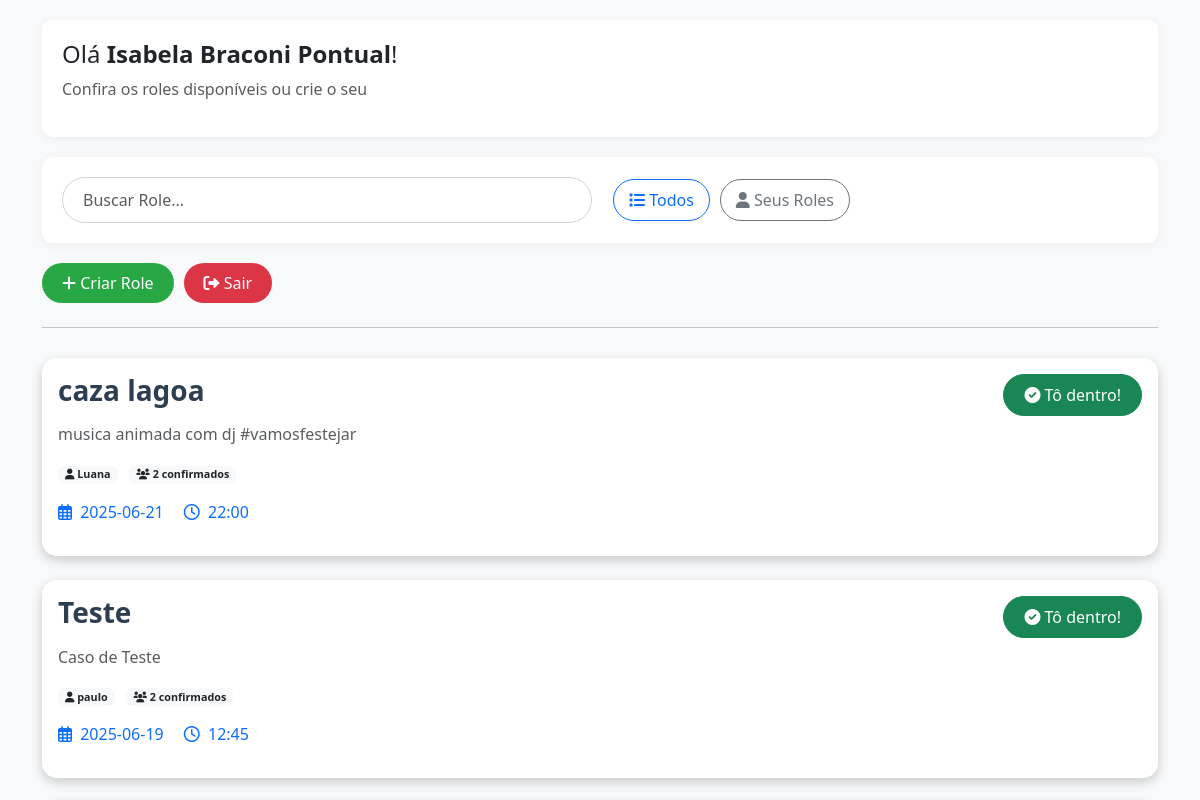
The app's page /home (signed in, upper part), older data.
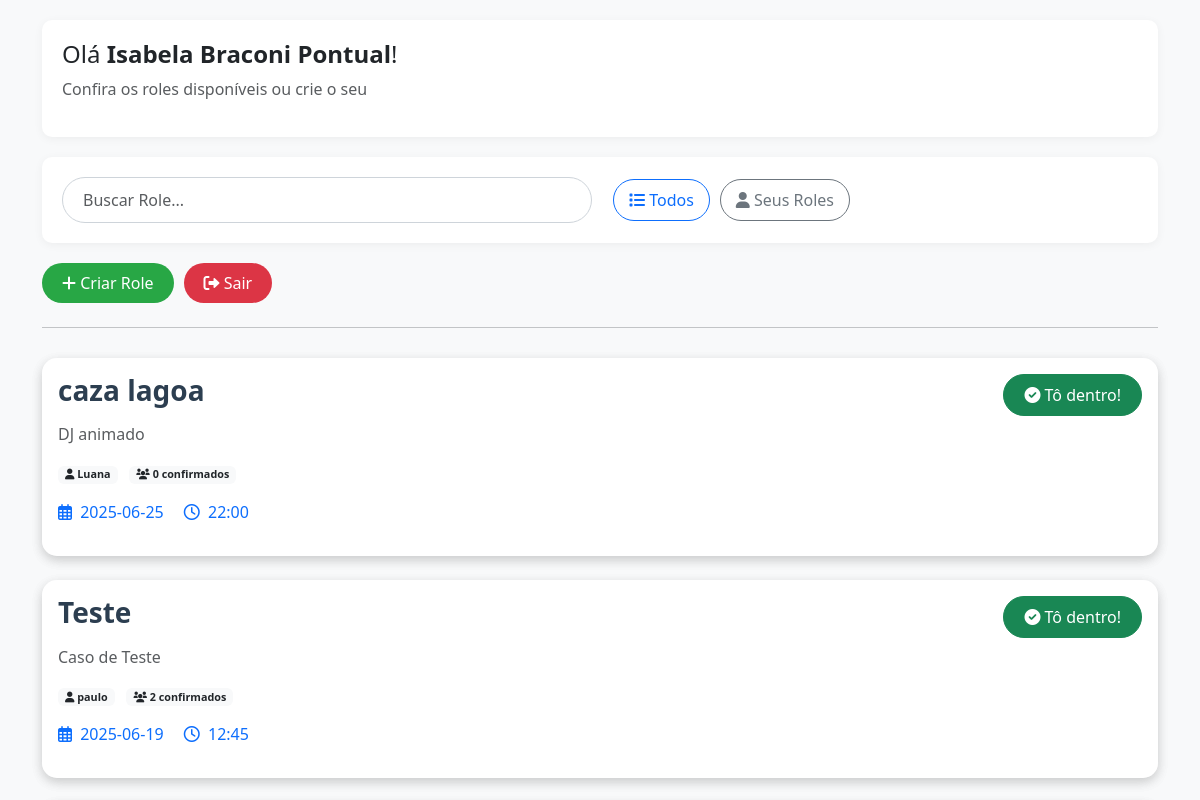
The same page, newer data.
### infra/db/database.py (models this page shows)
class Role(Base):
    __tablename__ = "roles"
    id = Column("id", Integer, primary_key=True, autoincrement=True)
    titulo = Column("titulo", String)
    descricao = Column("descricao", String)
    data = Column("data", String)
    hora = Column("hora", String)
    criador = Column("criador", String)
    participantes = Column("participantes", String)
    def __init__(self, titulo, descricao, data, hora, criador, participantes):
        self.titulo = titulo
        self.descricao = descricao
        self.data = data
        self.hora = hora
        self.criador = criador
        self.participantes = participantes

### app/controllers/role_controller.py (the view)
@role_bp.route('/home', methods=['GET'])
def home():
    if 'usuario' not in session:
        return redirect(url_for('usuario.login'))
    use_case = ListarRoles(repo)
    filtro = request.args.get('filtro', 'todos')
    busca = request.args.get('busca', '')
    roles = use_case.execute(
        session['usuario'],
        session['email'],
        filtro,
        busca
    )
    return render_template(
        'home.html',
        usuario=session['usuario'],
        roles=roles
    )

### infra/db/database.py (called while the page is built)
def get_session():
    return Session()

### infra/repositories/role_repository.py (called while the page is built)
    def listar(self) -> List[RoleTeste]:
        with get_session() as db:
            rows = db.query(Role).all()
            return [Role(r.titulo, r.descricao, r.data, r.hora,
                         r.criador,
                         r.participantes.split(",") if r.participantes else [])
                    for r in rows]

### use_cases/listar_roles.py (called while the page is built)
    def execute(
            self,
            usuario: str,
            email_usuario: str,
            filtro: str = 'todos',
            busca: str = ''
    ):
        roles = list(reversed(self.repo.listar()))
        if filtro == 'meus':
            roles = [
                r for r in roles
                if r.criador == usuario or
                email_usuario in (r.participantes or [])
            ]
        if busca:
            roles = [
                r for r in roles
                if busca.lower() in r.get('titulo', '').lower()
            ]
        return roles

### app/templates/home.html (shortened to what this page needs)
<!DOCTYPE html>
<html lang="pt-br">
<head>
    <link href="https://cdn.jsdelivr.net/npm/bootstrap@5.3.0-alpha1/dist/css/bootstrap.min.css" rel="stylesheet">
    <link rel="stylesheet" href="https://cdnjs.cloudflare.com/ajax/libs/font-awesome/6.0.0/css/all.min.css">
</head>
<body>
    <div class="container">
        <div class="welcome-section">
            <h4>Olá <strong>{{ usuario }}</strong>!</h4>
            <p class="text-muted">Confira os roles disponíveis ou crie o seu</p>
        </div>
        <div class="search-section">
            <form method="GET" action="{{ url_for('role.home') }}" class="row g-3 align-items-center">
                <div class="col-md-6">
                    <div class="input-group">
                        <input type="text" id="busca" class="form-control search-input" placeholder="Buscar Role...">
                    </div>
                </div>
                <div class="col-md-6">
                    <div class="d-flex">
                        <a href="{{ url_for('role.home') }}?filtro=todos" class="btn btn-outline-primary filter-btn">
                            <i class="fas fa-list"></i> Todos
                        </a>
                        <a href="{{ url_for('role.home') }}?filtro=meus" class="btn btn-outline-secondary filter-btn">
                            <i class="fas fa-user"></i> Seus Roles
                        </a>
                    </div>
                </div>
            </form>
        </div>
        <div class="d-flex mb-4">
            <a href="{{ url_for('role.criar_role') }}" class="btn btn-success action-btn create-btn">
                <i class="fas fa-plus"></i> Criar Role
            </a>
            <a href="{{ url_for('usuario.logout') }}" class="btn btn-danger action-btn logout-btn">
                <i class="fas fa-sign-out-alt"></i> Sair
            </a>
        </div>
        <hr>
        <div class="roles-container">
            {% for r in roles %}
                <div class="role-card" data-titulo="{{ r.titulo | lower }}">
                    {% include 'role_card.html' %}
                </div>
            {% endfor %}
        </div>
    </div>
</body>
</html>

### app/templates/role_card.html (shortened to what this page needs)
<div class="card role-card mb-4">
    <div class="card-body">
        <div class="d-flex justify-content-between align-items-start">
            <div>
                <h3 class="card-title">{{ r.titulo }}</h3>
                <p class="card-text text-muted">{{ r.descricao }}</p>
                <div class="role-meta mb-3">
                    <span class="badge bg-light text-dark me-2">
                        <i class="fas fa-user"></i> {{ r.criador }}
                    </span>
                    <span class="badge bg-light text-dark">
                        <i class="fas fa-users"></i> {{ r.participantes|length }} confirmados
                    </span>
                </div>
                <p class="text-primary">
                    <i class="far fa-calendar-alt me-1"></i> {{ r.data }}
                    <i class="far fa-clock ms-3 me-1"></i> {{ r.hora }}
                </p>
            </div>
            <div class="role-actions">
                {% if session['email'] not in r.participantes %}
                    <form method="POST" action="{{ url_for('role.confirmar', titulo=r.titulo) }}">
                        <button class="btn btn-success">
                            <i class="fas fa-check-circle"></i> Tô dentro!
                        </button>
                    </form>
                {% else %}
                    <button class="btn btn-secondary" disabled>
                        <i class="fas fa-check-circle"></i> Confirmado
                    </button>
                {% endif %}
            </div>
        </div>
    </div>
</div>

### app/templates/home.html (style rules this page uses)
body { background-color: #f8f9fa; padding: 20px; font-family: 'Segoe UI', Tahoma, Geneva, Verdana, sans-serif; }
.welcome-section { background-color: white; border-radius: 10px; padding: 20px; margin-bottom: 20px; box-shadow: 0 2px 10px rgba(0,0,0,0.05); }
.search-section { background-color: white; border-radius: 10px; padding: 20px; margin-bottom: 20px; box-shadow: 0 2px 10px rgba(0,0,0,0.05); }
.search-input { border-radius: 50px; padding: 10px 20px; border: 1px solid #ced4da; }
.filter-btn { border-radius: 50px; margin: 0 5px; padding: 8px 15px; font-weight: 500; }
.action-btn { border-radius: 50px; padding: 8px 20px; margin-right: 10px; font-weight: 500; }
.create-btn { background-color: #28a745; border: none; }
.logout-btn { background-color: #dc3545; border: none; }
.roles-container { margin-top: 30px; }
.role-card { margin-bottom: 20px; transition: transform 0.3s ease; }

### app/templates/role_card.html (style rules this page uses)
.role-card { border-radius: 15px; border: none; box-shadow: 0 4px 12px rgba(0, 0, 0, 0.1); transition: transform 0.3s ease; }
.role-card .card-title { color: #2c3e50; font-weight: 600; margin-bottom: 15px; }
.role-card .role-meta { font-size: 0.9rem; }
.role-card .role-actions .btn { border-radius: 50px; padding: 8px 20px; font-weight: 500; min-width: 120px; }

Row changes from the older to the newer data that the page shows:
changed Role "caza lagoa": descricao "musica animada com dj #vamosfestejar" → "DJ animado"; participantes|length "2" → "0"; data "2025-06-21" → "2025-06-25"
